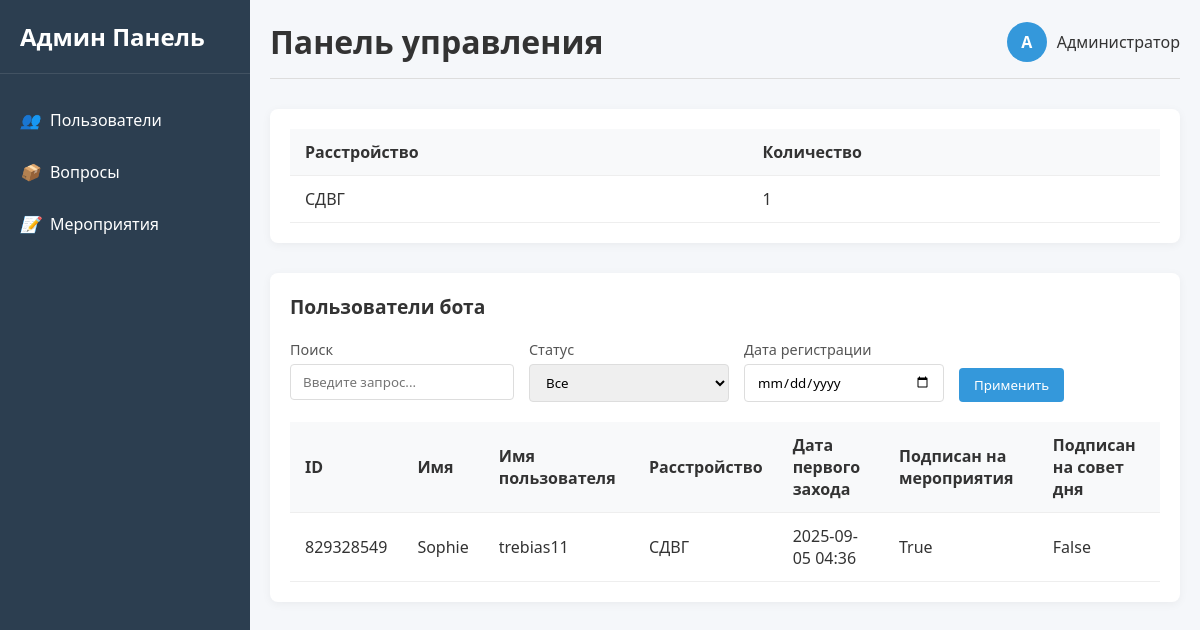
The app's page /, older data.
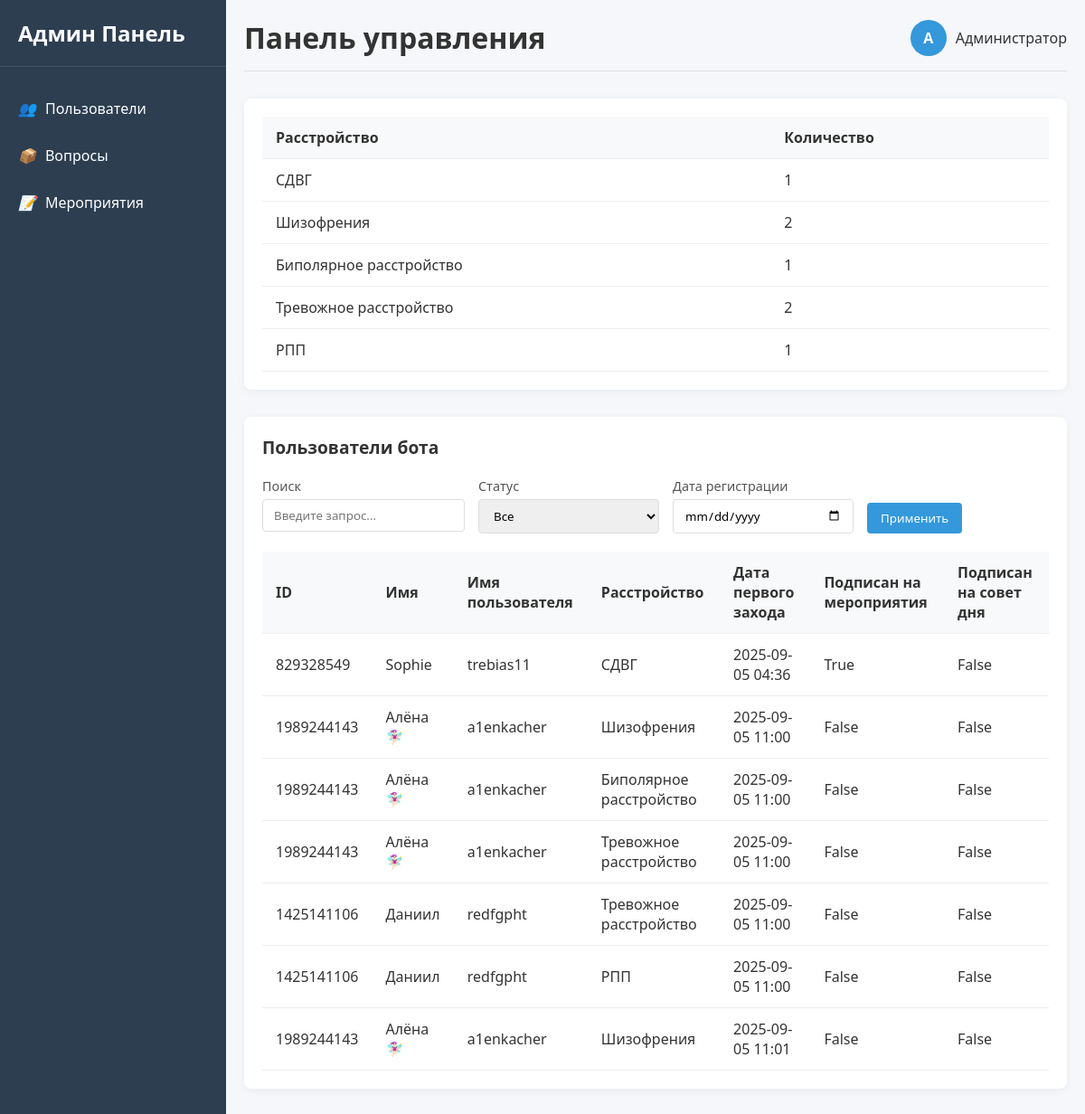
The same page, newer data.
### myapp/models.py (models this page shows)
class UserInfo(models.Model):
    user = models.ForeignKey(User, on_delete=models.CASCADE, related_name='user_info', verbose_name="Пользователь")
    disorder = models.CharField("Нарушение", max_length=255)
    date = models.DateTimeField("Дата и время", default=timezone.now)

class User(models.Model):
    tg = models.IntegerField(verbose_name="Telegram ID")  # Поле для хранения Chat Id
    UserName = models.CharField(max_length=200, default='unknown')
    Name = models.CharField(max_length=255, verbose_name="Имя")  # Текстовое поле (аналог TEXT)
    DayAdviceSubscriber = models.BooleanField(default=False)
    EventsSubscriber = models.BooleanField(default=False)

### myapp/views.py (the view)
# urls.py: path('', views.home, name='home'),
def home(request):
    articles = get_info()
    stat = get_statistics()
    return render(request, 'home.html', {'articles': articles, 'stat': stat})

### myapp/views.py (called while the page is built)
def get_statistics():
    stat = {}
    info = UserInfo.objects.all()
    for i in info:
        stat[i.disorder] = stat.get(i.disorder, 0) + 1
    data = []
    for key in stat:
        data.append({'disorder': key, 'n': stat[key]})
    return data

def get_info():
    infos = UserInfo.objects.select_related('user').all()  # Оптимизация: избежать N+1
    result = []
    for info in infos:
        result.append({
            'id': info.id,
            'user_id': info.user.tg,
            'name': info.user.Name,
            'username': info.user.UserName,
            'disorder': info.disorder,
            'date': info.date,
            'events': info.user.EventsSubscriber,
            'advice': info.user.DayAdviceSubscriber
        })
    return result

### myapp/templates/home.html (shortened to what this page needs)
<!DOCTYPE html>
<html lang="ru">
<head>
</head>
<body>
    <div class="container">
        <div class="sidebar">
            <div class="sidebar-header">
                <h2>Админ Панель</h2>
            </div>
            <div class="nav-item">
                <i>👥</i>  <a href="{% url 'home' %}" style="text-decoration: none; color: white;">Пользователи</a>
            </div>
            <div class="nav-item">
                <i>📦</i> <a href="{% url 'questions' %}" style="text-decoration: none; color: white;">Вопросы</a>
            </div>
            <div class="nav-item">
                <i>📝</i> <a href="{% url 'events' %}" style="text-decoration: none; color: white;">Мероприятия</a>
            </div>
        </div>
        <div class="main-content">
            <div class="header">
                <h1>Панель управления</h1>
                <div class="user-info">
                    <div class="user-avatar">A</div>
                    <span>Администратор</span>
                </div>
            </div>
            <div class="data-section">
                <table class="data-table">
                    <thead>
                        <tr>
                            <th>Расстройство</th>
                            <th>Количество</th>
                        </tr>
                    </thead>
                    <tbody>
                        {% if stat %}
                            {% for s in stat %}
                                <tr>
                                    <td>{{ s.disorder }}</td>
                                    <td>{{ s.n }}</td>
                                </tr>
                            {% endfor %}
                        {% else %}
                            <tr>
                                <td colspan="5" style="text-align: center; color: #999;">Нет данных</td>
                            </tr>
                        {% endif %}
                    </tbody>
                </table>
            </div>
            <div class="data-section">
                <div class="section-header">
                    <h2 class="section-title">Пользователи бота</h2>
                </div>
                <div class="filter-form">
                    <div class="form-group">
                        <label for="search">Поиск</label>
                        <input type="text" id="search" class="form-control" placeholder="Введите запрос...">
                    </div>
                    <div class="form-group">
                        <label for="status">Статус</label>
                        <select id="status" class="form-control">
                            <option value="">Все</option>
                        </select>
                    </div>
                    <div class="form-group">
                        <label for="date">Дата регистрации</label>
                        <input type="date" id="date" class="form-control">
                    </div>
                    <div class="form-group" style="justify-content: flex-end;">
                        <label>&nbsp;</label>
                        <button class="btn btn-primary">Применить</button>
                    </div>
                </div>
                <table class="data-table">
                    <thead>
                        <tr>
                            <th>ID</th>
                            <th>Имя</th>
                            <th>Имя пользователя</th>
                            <th>Расстройство</th>
                            <th>Дата первого захода</th>
                            <th>Подписан на мероприятия</th>
                            <th>Подписан на совет дня</th>
                        </tr>
                    </thead>
                    <tbody>
                        {% if articles %}
                            {% for article in articles %}
                                <tr>
                                    <td>{{ article.user_id }}</td>
                                    <td>{{ article.name }}</td>
                                    <td>{{ article.username }}</td>
                                    <td>{{ article.disorder|default:"" }}</td>
                                    <td>{{ article.date|date:"Y-m-d H:i" }}</td>
                                    <td>{{ article.events }}</td>
                                    <td>{{ article.advice }}</td>
                                </tr>
                            {% endfor %}
                        {% else %}
                            <tr>
                                <td colspan="5" style="text-align: center; color: #999;">Нет данных</td>
                            </tr>
                        {% endif %}
                    </tbody>
                </table>
            </div>
        </div>
    </div>
</body>
</html>

### myapp/templates/home.html (style rules this page uses)
:root { --primary-color: #3498db; --secondary-color: #2c3e50; --accent-color: #e74c3c; --light-color: #ecf0f1; --dark-color: #34495e; --success-color: #2ecc71; --warning-color: #f39c12; }
* { margin: 0; padding: 0; box-sizing: border-box; font-family: 'Segoe UI', Tahoma, Geneva, Verdana, sans-serif; }
body { background-color: #f5f7fa; color: #333; }
.container { display: flex; min-height: 100vh; }
.sidebar { width: 250px; background-color: var(--secondary-color); color: white; padding: 20px 0; transition: all 0.3s ease; }
.sidebar-header { padding: 0 20px 20px; border-bottom: 1px solid rgba(255, 255, 255, 0.1); margin-bottom: 20px; }
.sidebar-header h2 { font-size: 1.5rem; }
.nav-item { padding: 15px 20px; cursor: pointer; transition: all 0.3s; display: flex; align-items: center; }
.nav-item i { margin-right: 10px; }
.main-content { flex: 1; padding: 20px; }
.header { display: flex; justify-content: space-between; align-items: center; margin-bottom: 30px; padding-bottom: 15px; border-bottom: 1px solid #ddd; }
.user-info { display: flex; align-items: center; }
.user-avatar { width: 40px; height: 40px; border-radius: 50%; background-color: var(--primary-color); color: white; display: flex; align-items: center; justify-content: center; margin-right: 10px; font-weight: bold; }
.data-section { background: white; border-radius: 8px; padding: 20px; box-shadow: 0 2px 10px rgba(0, 0, 0, 0.05); margin-bottom: 30px; }
.section-header { display: flex; justify-content: space-between; align-items: center; margin-bottom: 20px; }
.section-title { font-size: 1.2rem; font-weight: 600; }
.data-table { width: 100%; border-collapse: collapse; }
.data-table th, .data-table td { padding: 12px 15px; text-align: left; border-bottom: 1px solid #eee; }
.data-table th { background-color: #f8f9fa; font-weight: 600; }
.btn { padding: 8px 15px; border: none; border-radius: 4px; cursor: pointer; font-weight: 500; transition: all 0.3s; }
.btn-primary { background-color: var(--primary-color); color: white; }
.filter-form { display: flex; gap: 15px; margin-bottom: 20px; flex-wrap: wrap; }
.form-group { display: flex; flex-direction: column; }
.form-group label { margin-bottom: 5px; font-size: 0.9rem; color: #555; }
.form-control { padding: 8px 12px; border: 1px solid #ddd; border-radius: 4px; min-width: 200px; }

Row changes from the older to the newer data that the page shows:
added UserInfo: disorder "Шизофрения", disorder "Шизофрения", date "2025-09-05 11:00"
added UserInfo: disorder "Биполярное расстройство", disorder "Биполярное расстройство", date "2025-09-05 11:00"
added UserInfo: disorder "Тревожное расстройство", disorder "Тревожное расстройство", date "2025-09-05 11:00"
added UserInfo: disorder "РПП", disorder "РПП", date "2025-09-05 11:00"
added User: name "Алёна🧚🏻‍♀️" "Алёна🧚🏻‍♀️" "Алёна🧚🏻‍♀️" "Алёна🧚🏻‍♀️", username "a1enkacher" "a1enkacher" "a1enkacher" "a1enkacher"
added User: name "Даниил" "Даниил", username "redfgpht" "redfgpht"
added UserInfo: disorder "Тревожное расстройство", date "2025-09-05 11:00"
added UserInfo: disorder "Шизофрения", date "2025-09-05 11:01"
Text that changed along with them:
new list line: "2"
new list line: "1"
new list line: "1989244143 False False"
new list line: "1425141106 False False"
